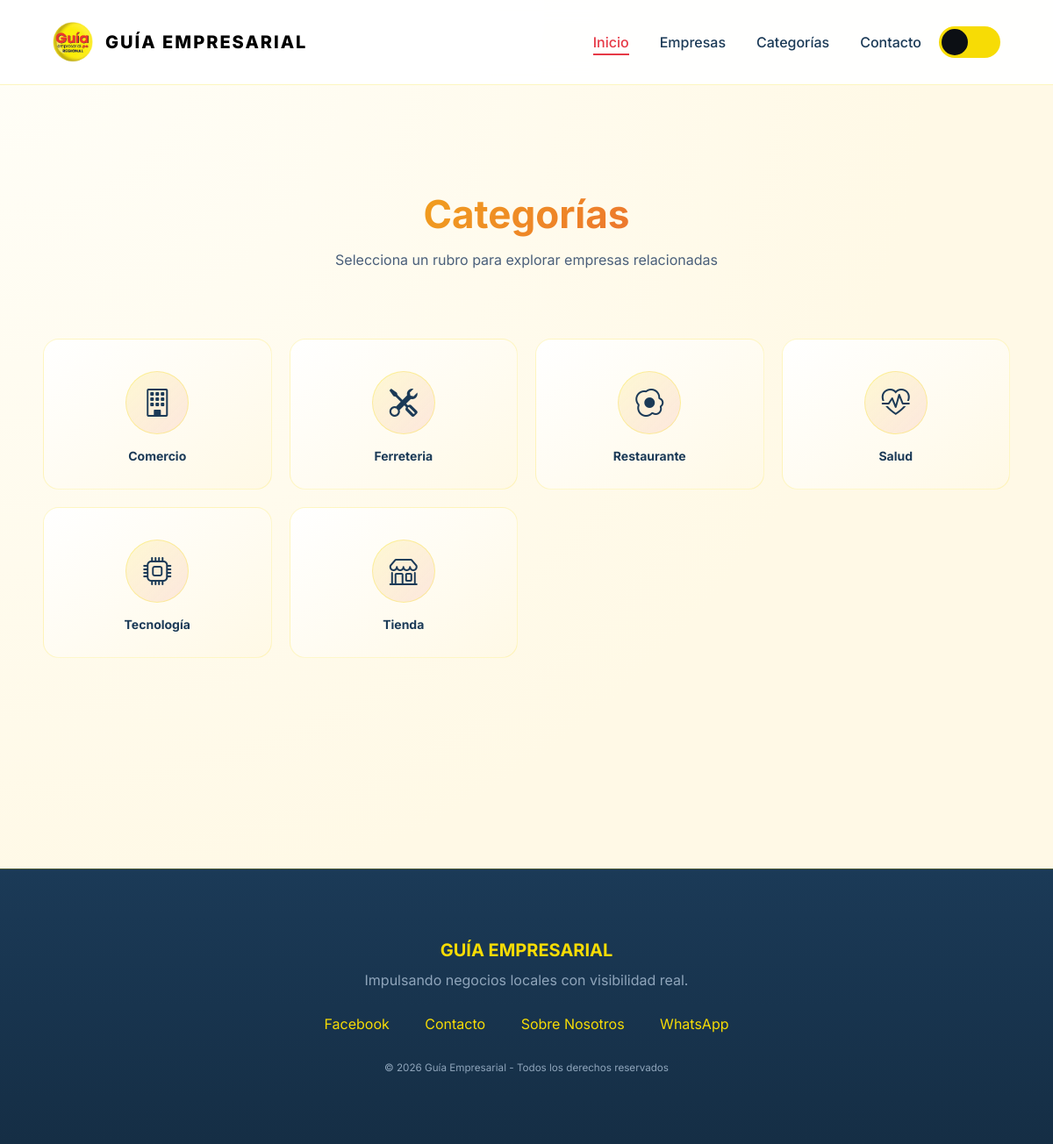
Page /categorias.php on the committed database.
### tables this page shows
CREATE TABLE `categorias` (
  `id_categoria` int(11) NOT NULL,
  `nombre` varchar(100) NOT NULL,
  `descripcion` text DEFAULT NULL,
  `icono` varchar(50) DEFAULT 'bi-briefcase'
);

### categorias.php (the view)
<?php include 'includes/header.php'; ?>
<?php include 'db.php'; ?>
<section class="page-section">
    <div class="container">
        <div class="section-header">
            <h1>Categorías</h1>
            <p>Selecciona un rubro para explorar empresas relacionadas</p>
        </div>
        <div class="categorias-modern">
            <?php
            $resultado = $conexion->query("SELECT * FROM categorias ORDER BY nombre ASC");
            while ($fila = $resultado->fetch_assoc()):
                $nombre = htmlspecialchars($fila['nombre']);
                $icono  = htmlspecialchars($fila['icono'] ?? 'bi-briefcase');
            ?>
                <a href="empresas.php?id_categoria=<?= $fila['id_categoria'] ?>" class="categoria-card">
                    <div class="categoria-icono-wrap">
                        <i class="bi <?= $icono ?>"></i>
                    </div>
                    <span class="categoria-nombre"><?= $nombre ?></span>
                </a>
            <?php endwhile; ?>
        </div>
    </div>
</section>
<?php include 'includes/footer.php'; ?>

### assets/css/style.css (style rules this page uses)
:root { --amarillo: #F7DC05; --rojo: #E63946; --azul: #1B3A57; --azul-oscuro: #152e45; --blanco: #ffffff; --crema: #fff9e6; --muted: #4a5f7a; --borde: rgba(247,220,5,0.2); --borde-hover: rgba(230,57,70,0.35); --shadow: 0 25px 60px rgba(27,58,87,0.1); --shadow-hover: 0 30px 70px rgba(230,57,70,0.15); --radius-sm: 10px; --radius: 18px; --radius-lg: 24px; --grad-main: linear-gradient(135deg, #F7DC05, #E63946); --grad-card: linear-gradient(145deg, #ffffff, #fff9e6); --grad-dark: linear-gradient(145deg, #343a45, #2a2f38); }
*, *::before, *::after { margin: 0; padding: 0; box-sizing: border-box; }
body { font-family: 'Inter', sans-serif; background: radial-gradient(circle at top left, #fffef8, #fff9e6 60%); color: var(--azul); min-height: 100vh; display: flex; flex-direction: column; }
.page-section { padding: 120px 20px; }
.container { max-width: 1400px; width: 95%; margin: auto; }
.section-header { text-align: center; margin-bottom: 80px; }
.section-header h1 { font-size: 44px; margin-bottom: 15px; background: var(--grad-main); -webkit-background-clip: text; -webkit-text-fill-color: transparent; }
.section-header p { color: var(--muted); }
.categorias-modern { display: grid; grid-template-columns: repeat(4, 1fr); gap: 20px; }
.categoria-card { background: var(--grad-card); padding: 36px 20px 28px; text-align: center; border-radius: var(--radius); text-decoration: none; color: var(--azul); font-weight: 600; font-size: 15px; border: 1px solid var(--borde); transition: 0.3s ease; display: flex; flex-direction: column; align-items: center; gap: 16px; }
.categoria-icono-wrap { width: 72px; height: 72px; border-radius: 50%; background: linear-gradient(135deg, rgba(247,220,5,0.15), rgba(230,57,70,0.1)); border: 1.5px solid rgba(247,220,5,0.3); display: flex; align-items: center; justify-content: center; transition: 0.3s ease; flex-shrink: 0; }
.categoria-nombre { font-size: 14px; font-weight: 700; color: inherit; line-height: 1.3; }
.categoria-icono-wrap i { font-size: 32px; color: var(--azul); transition: 0.3s ease; }
html { scroll-behavior: smooth; }

### rows in the picture
categorias: nombre "Comercio"
categorias: nombre "Ferreteria"
categorias: nombre "Restaurante"
categorias: nombre "Salud"
categorias: nombre "Tecnología"
categorias: nombre "Tienda"
